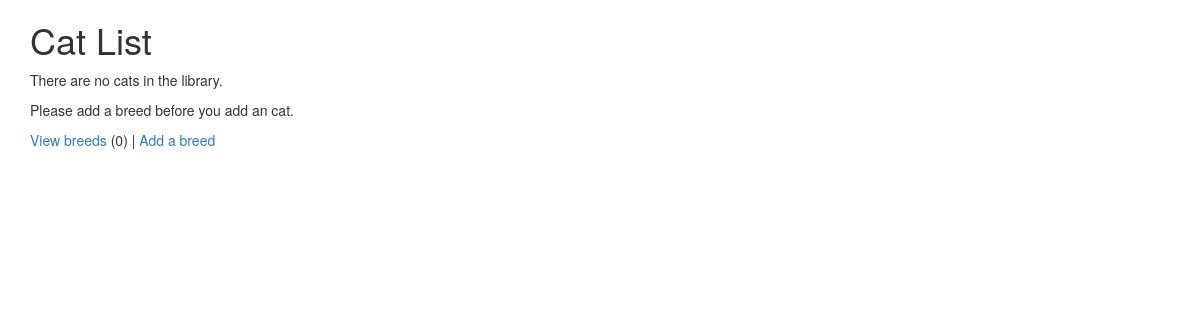
The page /cats/ (signed in) on the database as committed earlier.
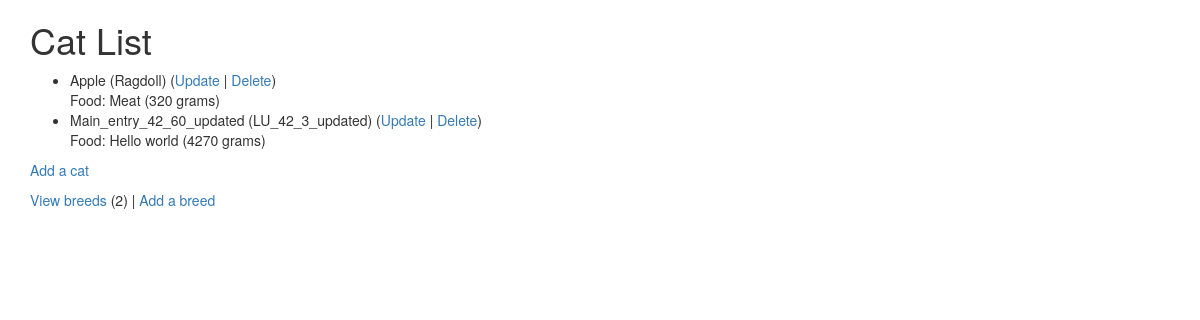
The same page on the database as committed later.
### cats/models.py (models this page shows, shortened)
class Cat(models.Model):
    nickname = models.CharField(max_length=200,
                                validators=[MinLengthValidator(2, validate_fail_info)])
    weight = models.PositiveIntegerField()
    foods = models.CharField(max_length=300)
    breed = models.ForeignKey('Breed', on_delete=models.CASCADE, null=False)

class Breed(models.Model):
    name = models.CharField(max_length=200,
                            validators=[MinLengthValidator(2, validate_fail_info)])
    def __str__(self):
        return self.name

### cats/views.py (the view)
# urls.py: path('', views.MainView.as_view(), name='all'),
class MainView(LoginRequiredMixin, View):
    template = 'cats/cat_list.html'
    def get(self, request):
        cat_list = Cat.objects.all()
        breed_count = Breed.objects.all().count()
        ctx = {'cat_list': cat_list, 'breed_count': breed_count}
        return render(request, self.template, ctx)

### cats/templates/cats/cat_list.html
{% extends "base_bootstrap.html" %}
{% block content %}
  <h1>Cat List</h1>
  {% if cat_list %}
  <ul>
    {% for cat in cat_list %}
      <li>
          {{ cat.nickname }} ({{ cat.breed }})
          (<a href="{% url 'cats:cat_update' cat.id %}">Update</a> |
          <a href="{% url 'cats:cat_delete' cat.id %}">Delete</a>) <br/>
          Food: {{ cat.foods }} ({{ cat.weight }} grams)
      </li>
    {% endfor %}
  </ul>
  {% else %}
    <p>There are no cats in the library.</p>
  {% endif %}
  <p>
    {% if breed_count > 0 %}
      <a href="{% url 'cats:cat_create' %}">Add a cat</a>
    {% else %}
      Please add a breed before you add an cat.
    {% endif %}
  </p>
  <p>
  <a href="{% url 'cats:breed_list' %}">View breeds</a> ({{ breed_count }}) |
    <a href="{% url 'cats:breed_create' %}">Add a breed</a>
  </p>
{% endblock %}

### home/templates/base_bootstrap.html (shortened to what this page needs)
<!DOCTYPE html>
<html>
<head>
<link rel="stylesheet"
    href="https://maxcdn.bootstrapcdn.com/bootstrap/3.4.0/css/bootstrap.min.css"
>
<link rel="stylesheet"
    href="https://maxcdn.bootstrapcdn.com/bootstrap/3.4.0/css/bootstrap-theme.min.css"
>
<link rel="stylesheet"
    href="https://code.jquery.com/ui/1.12.1/themes/ui-lightness/jquery-ui.css"
>
<link rel="stylesheet" href="https://use.fontawesome.com/releases/v5.8.1/css/all.css">
<link rel="stylesheet" href="https://use.fontawesome.com/releases/v5.8.1/css/v4-shims.css">
</head>
<body>
<div class="container">
{% block content %}
{% endblock %}
</div>
</body>
</html>

Rows that differ between the two databases and show on the page:
added Cat: nickname "Apple", breed "Ragdoll", foods "Meat", weight "320"
added Cat: nickname "Main_entry_42_60_updated", breed "LU_42_3_updated", foods "Hello world", weight "4270"
Other text that changed with them:
{{ breed_count }}: "0" → "2"
text no longer shown: "There are no cats in the library. Please add a breed before you add an cat."
text now shown: "Add a cat"
